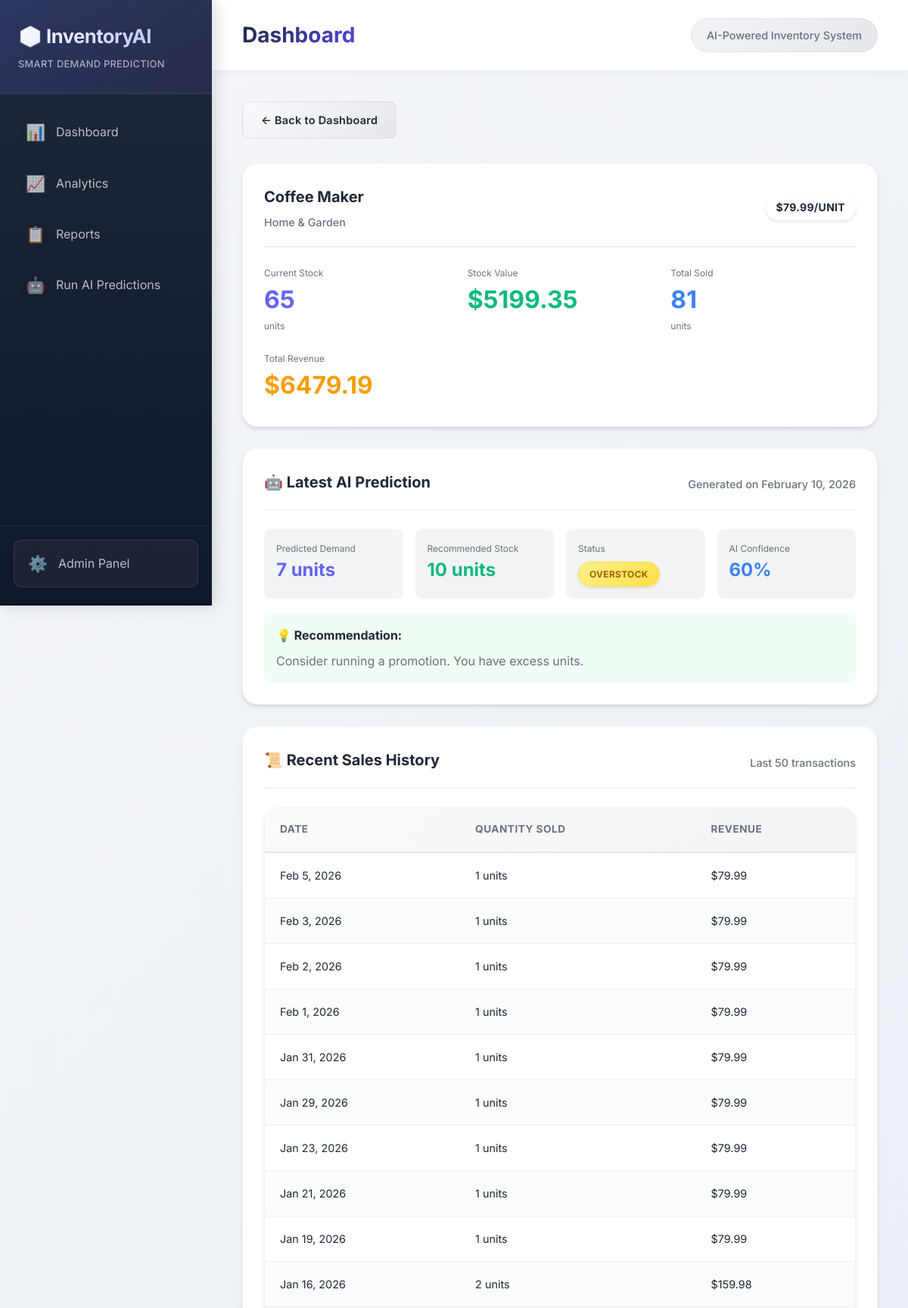
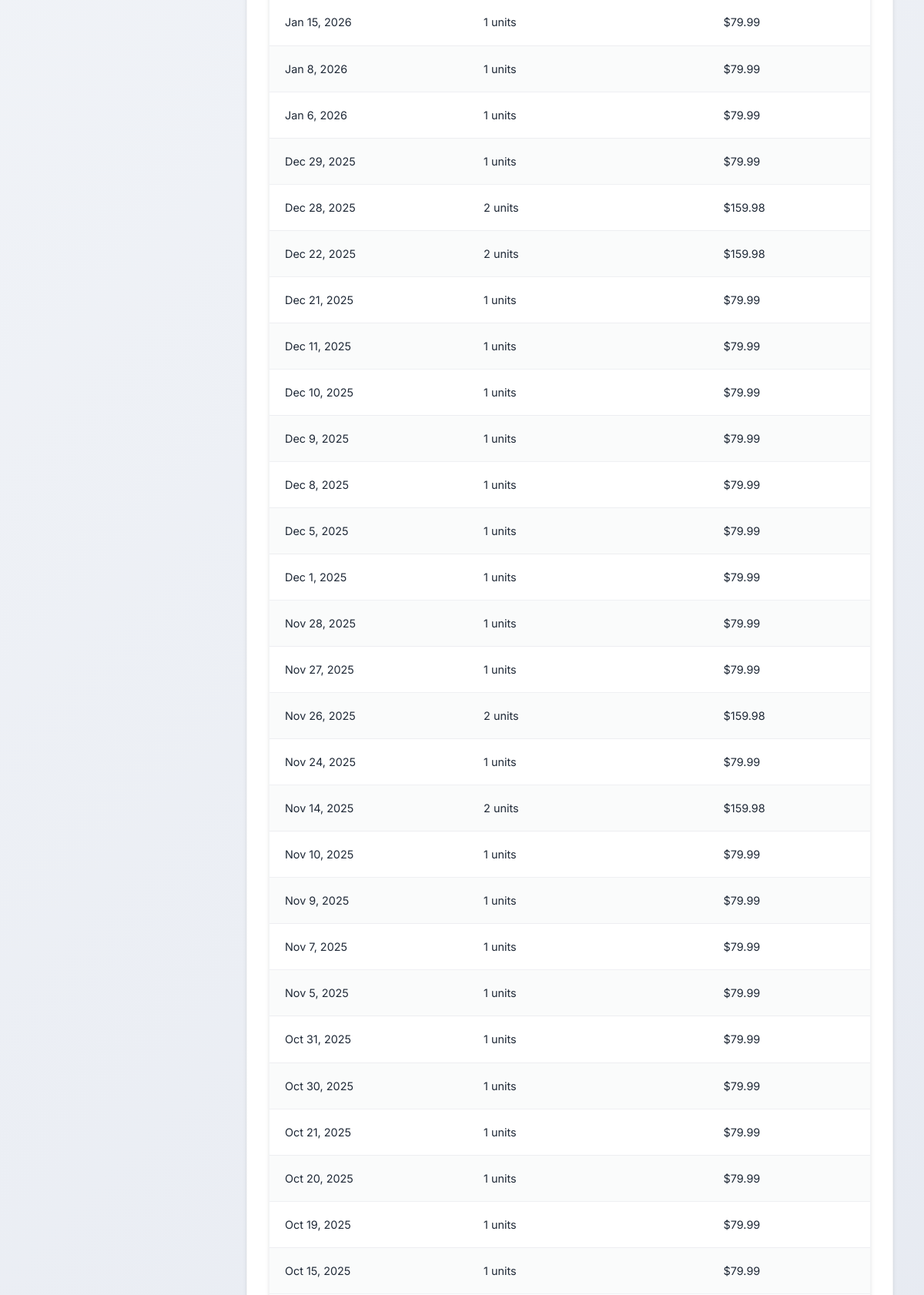
Page /product/10/ (upper part) on the committed database (2 pictures, top to bottom).
### inventory_system/models.py (models this page shows, shortened)
class Product(models.Model):
    CATEGORY_CHOICES = [
        ('electronics', 'Electronics'),
        ('clothing', 'Clothing'),
        ('food', 'Food & Beverages'),
        ('home', 'Home & Garden'),
        ('sports', 'Sports & Outdoors'),
        ('toys', 'Toys & Games'),
        ('books', 'Books & Media'),
        ('other', 'Other'),
    ]
    name = models.CharField(max_length=200, unique=True)
    category = models.CharField(max_length=20, choices=CATEGORY_CHOICES, default='other')
    current_stock = models.IntegerField(default=0)
    unit_price = models.DecimalField(max_digits=10, decimal_places=2)
    created_at = models.DateTimeField(auto_now_add=True)
    updated_at = models.DateTimeField(auto_now=True)
    class Meta:
        ordering = ['name']
        verbose_name_plural = 'Products'
    @property
    def stock_value(self):
        return self.current_stock * float(self.unit_price)

class InventoryPrediction(models.Model):
    STATUS_CHOICES = [
        ('low_stock', 'Low Stock'),
        ('optimal', 'Optimal'),
        ('overstock', 'Overstock'),
    ]
    product = models.ForeignKey(Product, on_delete=models.CASCADE, related_name='predictions')
    predicted_demand = models.IntegerField()
    recommended_stock = models.IntegerField()
    date_of_prediction = models.DateTimeField(auto_now_add=True)
    status = models.CharField(max_length=20, choices=STATUS_CHOICES, default='optimal')
    confidence_score = models.FloatField(null=True, blank=True)
    prediction_period = models.CharField(max_length=50, default='Next 30 days')
    class Meta:
        ordering = ['-date_of_prediction']
        verbose_name_plural = 'Inventory Predictions'

class SalesRecord(models.Model):
    product = models.ForeignKey(Product, on_delete=models.CASCADE, related_name='sales_records')
    quantity_sold = models.IntegerField()
    sale_date = models.DateField(default=timezone.now)
    revenue = models.DecimalField(max_digits=12, decimal_places=2, null=True, blank=True)
    class Meta:
        ordering = ['-sale_date']
        verbose_name_plural = 'Sales Records'

### inventory_system/views.py (the view)
# urls.py: path('product/<int:product_id>/', views.product_detail, name='product_detail'),
def product_detail(request, product_id):
    product = get_object_or_404(Product, id=product_id)
    latest_prediction = product.predictions.first()
    from django.utils import timezone
    from datetime import timedelta
    six_months_ago = timezone.now().date() - timedelta(days=180)
    sales_history = product.sales_records.filter(
        sale_date__gte=six_months_ago
    ).order_by('-sale_date')[:50]
    total_sales = product.sales_records.aggregate(
        total_quantity=Sum('quantity_sold'),
        total_revenue=Sum('revenue')
    )
    avg_monthly_sales = product.sales_records.filter(
        sale_date__gte=six_months_ago
    ).aggregate(
        avg_monthly=Sum('quantity_sold') / 6
    )
    context = {
        'product': product,
        'latest_prediction': latest_prediction,
        'sales_history': sales_history,
        'total_quantity_sold': total_sales['total_quantity'] or 0,
        'total_revenue': total_sales['total_revenue'] or 0,
        'avg_monthly_sales': avg_monthly_sales.get('avg_monthly', 0),
        'page_title': f'Product: {product.name}',
    }
    return render(request, 'inventory_system/product_detail.html', context)

### inventory_system/templatetags/inventory_filters.py (called while the page is built)
@register.filter
def percentage(value):
    try:
        value = float(value)
        return f"{int(value * 100)}%"
    except (ValueError, TypeError):
        return "N/A"

### templates/inventory_system/product_detail.html (shortened to what this page needs)
{% extends 'base.html' %}
{% load inventory_filters %}
{% block content %}
<div style="margin-bottom: 24px;">
    <a href="{% url 'inventory_system:dashboard' %}" class="btn btn-secondary">← Back to Dashboard</a>
</div>
<div class="card">
    <div class="card-header">
        <div>
            <h3 class="card-title">{{ product.name }}</h3>
            <p class="card-subtitle">{{ product.get_category_display }}</p>
        </div>
        <div>
            <span class="badge" style="font-size: 0.875rem;">${{ product.unit_price }}/unit</span>
        </div>
    </div>
    <div style="display: grid; grid-template-columns: repeat(auto-fit, minmax(200px, 1fr)); gap: 24px;">
        <div>
            <div style="font-size: 0.75rem; color: var(--text-secondary);">Current Stock</div>
            <div style="font-size: 2rem; font-weight: 700; color: var(--primary-color);">{{ product.current_stock }}</div>
            <div style="font-size: 0.75rem; color: var(--text-secondary);">units</div>
        </div>
        <div>
            <div style="font-size: 0.75rem; color: var(--text-secondary);">Stock Value</div>
            <div style="font-size: 2rem; font-weight: 700; color: var(--success-color);">${{ product.stock_value|floatformat:2 }}</div>
        </div>
        <div>
            <div style="font-size: 0.75rem; color: var(--text-secondary);">Total Sold</div>
            <div style="font-size: 2rem; font-weight: 700; color: var(--info-color);">{{ total_quantity_sold }}</div>
            <div style="font-size: 0.75rem; color: var(--text-secondary);">units</div>
        </div>
        <div>
            <div style="font-size: 0.75rem; color: var(--text-secondary);">Total Revenue</div>
            <div style="font-size: 2rem; font-weight: 700; color: var(--warning-color);">${{ total_revenue|floatformat:2 }}</div>
        </div>
    </div>
</div>
{% if latest_prediction %}
<div class="card">
    <div class="card-header">
        <h3 class="card-title">🤖 Latest AI Prediction</h3>
        <p class="card-subtitle">Generated on {{ latest_prediction.date_of_prediction|date:"F j, Y" }}</p>
    </div>
    <div style="display: grid; grid-template-columns: repeat(auto-fit, minmax(180px, 1fr)); gap: 16px;">
        <div style="padding: 16px; background-color: var(--bg-primary); border-radius: var(--radius-md);">
            <div style="font-size: 0.75rem; color: var(--text-secondary);">Predicted Demand</div>
            <div style="font-size: 1.5rem; font-weight: 700; color: var(--primary-color);">
                {{ latest_prediction.predicted_demand }} units
            </div>
        </div>
        <div style="padding: 16px; background-color: var(--bg-primary); border-radius: var(--radius-md);">
            <div style="font-size: 0.75rem; color: var(--text-secondary);">Recommended Stock</div>
            <div style="font-size: 1.5rem; font-weight: 700; color: var(--success-color);">
                {{ latest_prediction.recommended_stock }} units
            </div>
        </div>
        <div style="padding: 16px; background-color: var(--bg-primary); border-radius: var(--radius-md);">
            <div style="font-size: 0.75rem; color: var(--text-secondary);">Status</div>
            <div style="margin-top: 8px;">
                {% if latest_prediction.status == 'low_stock' %}
                    <span class="badge low-stock">Low Stock</span>
                {% elif latest_prediction.status == 'optimal' %}
                    <span class="badge optimal">Optimal</span>
                {% else %}
                    <span class="badge overstock">Overstock</span>
                {% endif %}
            </div>
        </div>
        {% if latest_prediction.confidence_score %}
        <div style="padding: 16px; background-color: var(--bg-primary); border-radius: var(--radius-md);">
            <div style="font-size: 0.75rem; color: var(--text-secondary);">AI Confidence</div>
            <div style="font-size: 1.5rem; font-weight: 700; color: var(--info-color);">
                {{ latest_prediction.confidence_score|percentage }}
            </div>
        </div>
        {% endif %}
    </div>
    <div style="margin-top: 20px; padding: 16px; background-color: #f0fdf4; border-radius: var(--radius-md);">
        <strong>💡 Recommendation:</strong>
        {% if latest_prediction.status == 'low_stock' %}
            <p style="margin: 8px 0 0 0; color: var(--text-secondary);">
                Order <strong>{{ latest_prediction.recommended_stock|add:product.current_stock }}</strong> more units to meet predicted demand.
            </p>
        {% elif latest_prediction.status == 'overstock' %}
            <p style="margin: 8px 0 0 0; color: var(--text-secondary);">
                Consider running a promotion. You have <strong>{{ product.current_stock|add:"-"|add:latest_prediction.recommended_stock }}</strong> excess units.
            </p>
        {% else %}
            <p style="margin: 8px 0 0 0; color: var(--text-secondary);">
                Stock levels are optimal. No immediate action required.
            </p>
        {% endif %}
    </div>
</div>
{% endif %}
{% if sales_history %}
<div class="card">
    <div class="card-header">
        <h3 class="card-title">📜 Recent Sales History</h3>
        <p class="card-subtitle">Last 50 transactions</p>
    </div>
    <div class="table-container">
        <table class="table">
            <thead>
                <tr>
                    <th>Date</th>
                    <th>Quantity Sold</th>
                    <th>Revenue</th>
                </tr>
            </thead>
            <tbody>
                {% for sale in sales_history %}
                <tr>
                    <td>{{ sale.sale_date|date:"M j, Y" }}</td>
                    <td>{{ sale.quantity_sold }} units</td>
                    <td>${{ sale.revenue }}</td>
                </tr>
                {% endfor %}
            </tbody>
        </table>
    </div>
</div>
{% endif %}
{% endblock %}

### static/css/style.css (style rules this page uses)
:root { --primary-color: #6366f1; --primary-hover: #4f46e5; --primary-light: #818cf8; --success-color: #10b981; --success-light: #34d399; --warning-color: #f59e0b; --warning-light: #fbbf24; --danger-color: #ef4444; --danger-light: #f87171; --info-color: #3b82f6; --info-light: #60a5fa; --purple-color: #8b5cf6; --pink-color: #ec4899; --cyan-color: #06b6d4; --bg-primary: #f3f4f6; --bg-secondary: #ffffff; --bg-sidebar: linear-gradient(180deg, #1e293b 0%, #0f172a 100%); --text-primary: #1f2937; --text-secondary: #6b7280; --text-light: #9ca3af; --border-color: #e5e7eb; --shadow-sm: 0 1px 3px rgba(0, 0, 0, 0.08), 0 1px 2px rgba(0, 0, 0, 0.04); --shadow-md: 0 4px 6px -1px rgba(0, 0, 0, 0.1), 0 2px 4px -1px rgba(0, 0, 0, 0.06); --shadow-lg: 0 10px 15px -3px rgba(0, 0, 0, 0.1), 0 4px 6px -2px rgba(0, 0, 0, 0.05); --shadow-xl: 0 20px 25px -5px rgba(0, 0, 0, 0.1), 0 10px 10px -5px rgba(0, 0, 0, 0.04); --shadow-glow: 0 0 20px rgba(99, 102, 241, 0.3); --radius-sm: 6px; --radius-md: 10px; --radius-lg: 16px; --radius-xl: 20px; --gradient-primary: linear-gradient(135deg, #667eea 0%, #764ba2 100%); --gradient-success: linear-gradient(135deg, #11998e 0%, #38ef7d 100%); --gradient-warning: linear-gradient(135deg, #f093fb 0%, #f5576c 100%); --gradient-danger: linear-gradient(135deg, #fa709a 0%, #fee140 100%); --gradient-info: linear-gradient(135deg, #4facfe 0%, #00f2fe 100%); --gradient-purple: linear-gradient(135deg, #a8edea 0%, #fed6e3 100%); --gradient-ocean: linear-gradient(135deg, #667eea 0%, #764ba2 100%); }
* { margin: 0; padding: 0; box-sizing: border-box; }
body { font-family: 'Inter', -apple-system, BlinkMacSystemFont, 'Segoe UI', Roboto, 'Helvetica Neue', Arial, sans-serif; background: linear-gradient(135deg, #f5f7fa 0%, #e4e8f0 100%); color: var(--text-primary); line-height: 1.6; min-height: 100vh; }
.card { background: var(--bg-secondary); border-radius: var(--radius-xl); box-shadow: var(--shadow-md); padding: 28px; margin-bottom: 28px; border: 1px solid rgba(229, 231, 235, 0.5); transition: all 0.3s ease; }
.card-header { display: flex; justify-content: space-between; align-items: center; margin-bottom: 24px; padding-bottom: 20px; border-bottom: 2px solid rgba(229, 231, 235, 0.5); }
.card-title { font-size: 1.25rem; font-weight: 700; color: var(--text-primary); }
.card-subtitle { font-size: 0.9rem; color: var(--text-secondary); margin-top: 6px; font-weight: 500; }
.table-container { background: var(--bg-secondary); border-radius: var(--radius-xl); box-shadow: var(--shadow-md); overflow: hidden; border: 1px solid rgba(229, 231, 235, 0.5); }
.table { width: 100%; border-collapse: collapse; }
.table thead { background: linear-gradient(135deg, #f9fafb 0%, #f3f4f6 100%); }
.table th { padding: 18px 20px; text-align: left; font-weight: 700; font-size: 0.85rem; color: var(--text-secondary); text-transform: uppercase; letter-spacing: 0.5px; border-bottom: 2px solid var(--border-color); }
.table td { padding: 18px 20px; border-bottom: 1px solid rgba(229, 231, 235, 0.6); font-size: 0.9rem; color: var(--text-primary); }
.table tbody tr { transition: all 0.2s ease; }
.table tbody tr:nth-child(even) { background: rgba(243, 244, 246, 0.4); }
.badge { display: inline-block; padding: 6px 14px; border-radius: 9999px; font-size: 0.75rem; font-weight: 700; text-transform: uppercase; letter-spacing: 0.3px; box-shadow: 0 2px 4px rgba(0, 0, 0, 0.1); }
.badge.overstock { background: linear-gradient(135deg, #fef08a 0%, #fde047 100%); color: #a16207; border: 1px solid #fde047; }
.btn { display: inline-block; padding: 12px 24px; border: none; border-radius: var(--radius-md); font-size: 0.9rem; font-weight: 600; text-decoration: none; cursor: pointer; transition: all 0.3s cubic-bezier(0.4, 0, 0.2, 1); position: relative; overflow: hidden; letter-spacing: 0.3px; }
.btn::before { content: ''; position: absolute; top: 0; left: -100%; width: 100%; height: 100%; background: linear-gradient(90deg, transparent, rgba(255, 255, 255, 0.3), transparent); transition: left 0.5s; }
.btn-secondary { background: linear-gradient(135deg, #f9fafb 0%, #e5e7eb 100%); color: var(--text-primary); border: 1px solid rgba(0, 0, 0, 0.08); }
.summary-card, .card, .table tbody tr { animation: fadeIn 0.4s ease; }

### rows in the picture
Product: name "Coffee Maker", category "Home & Garden", unit_price "79.99", current_stock "65", stock_value "5199.35"
InventoryPrediction: date_of_prediction "February 10, 2026", predicted_demand "7", recommended_stock "10", confidence_score|percentage "60%"
SalesRecord: sale_date "Feb 5, 2026", quantity_sold "1", revenue "79.99"
SalesRecord: sale_date "Feb 3, 2026", quantity_sold "1", revenue "79.99"
SalesRecord: sale_date "Feb 2, 2026", quantity_sold "1", revenue "79.99"
SalesRecord: sale_date "Feb 1, 2026", quantity_sold "1", revenue "79.99"
SalesRecord: sale_date "Jan 31, 2026", quantity_sold "1", revenue "79.99"
SalesRecord: sale_date "Jan 29, 2026", quantity_sold "1", revenue "79.99"
SalesRecord: sale_date "Jan 23, 2026", quantity_sold "1", revenue "79.99"
SalesRecord: sale_date "Jan 21, 2026", quantity_sold "1", revenue "79.99"
SalesRecord: sale_date "Jan 19, 2026", quantity_sold "1", revenue "79.99"
SalesRecord: sale_date "Jan 16, 2026", quantity_sold "2", revenue "159.98"
SalesRecord: sale_date "Jan 15, 2026", quantity_sold "1", revenue "79.99"
SalesRecord: sale_date "Jan 8, 2026", quantity_sold "1", revenue "79.99"
SalesRecord: sale_date "Jan 6, 2026", quantity_sold "1", revenue "79.99"
SalesRecord: sale_date "Dec 29, 2025", quantity_sold "1", revenue "79.99"
SalesRecord: sale_date "Dec 28, 2025", quantity_sold "2", revenue "159.98"
SalesRecord: sale_date "Dec 22, 2025", quantity_sold "2", revenue "159.98"
SalesRecord: sale_date "Dec 21, 2025", quantity_sold "1", revenue "79.99"
SalesRecord: sale_date "Dec 11, 2025", quantity_sold "1", revenue "79.99"
SalesRecord: sale_date "Dec 10, 2025", quantity_sold "1", revenue "79.99"
SalesRecord: sale_date "Dec 9, 2025", quantity_sold "1", revenue "79.99"
SalesRecord: sale_date "Dec 8, 2025", quantity_sold "1", revenue "79.99"
SalesRecord: sale_date "Dec 5, 2025", quantity_sold "1", revenue "79.99"
SalesRecord: sale_date "Dec 1, 2025", quantity_sold "1", revenue "79.99"
SalesRecord: sale_date "Nov 28, 2025", quantity_sold "1", revenue "79.99"
SalesRecord: sale_date "Nov 27, 2025", quantity_sold "1", revenue "79.99"
SalesRecord: sale_date "Nov 26, 2025", quantity_sold "2", revenue "159.98"
SalesRecord: sale_date "Nov 24, 2025", quantity_sold "1", revenue "79.99"
SalesRecord: sale_date "Nov 14, 2025", quantity_sold "2", revenue "159.98"
SalesRecord: sale_date "Nov 10, 2025", quantity_sold "1", revenue "79.99"
SalesRecord: sale_date "Nov 9, 2025", quantity_sold "1", revenue "79.99"
SalesRecord: sale_date "Nov 7, 2025", quantity_sold "1", revenue "79.99"
SalesRecord: sale_date "Nov 5, 2025", quantity_sold "1", revenue "79.99"
SalesRecord: sale_date "Oct 31, 2025", quantity_sold "1", revenue "79.99"
SalesRecord: sale_date "Oct 30, 2025", quantity_sold "1", revenue "79.99"
SalesRecord: sale_date "Oct 21, 2025", quantity_sold "1", revenue "79.99"
SalesRecord: sale_date "Oct 20, 2025", quantity_sold "1", revenue "79.99"
SalesRecord: sale_date "Oct 19, 2025", quantity_sold "1", revenue "79.99"
SalesRecord: sale_date "Oct 15, 2025", quantity_sold "1", revenue "79.99"

### other values in the picture
{{ total_quantity_sold }} "81"
{{ total_revenue|floatformat:2 }} "6479.19"
